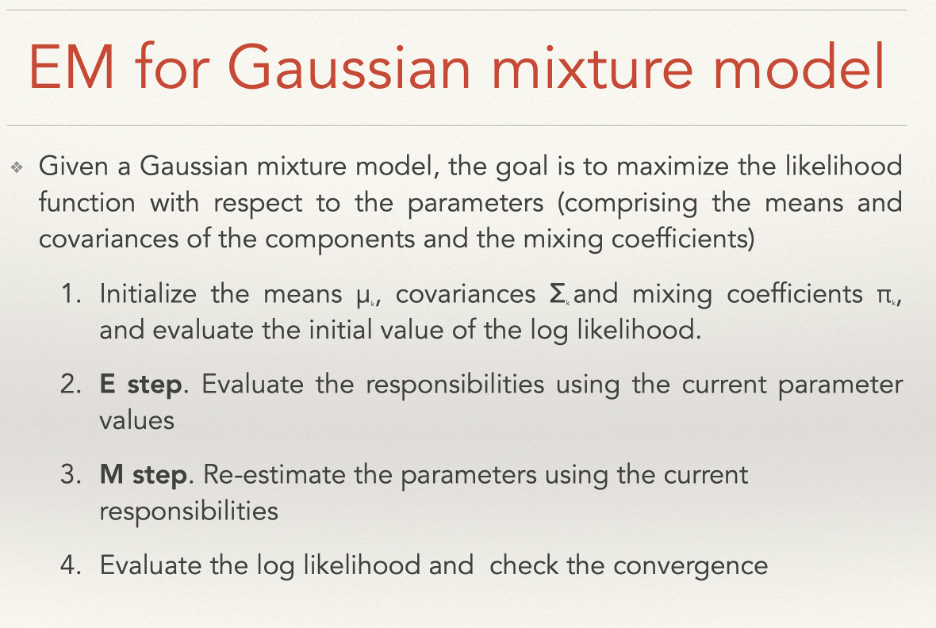
#> input picture DeleteLine/1.png, 936 x 628 px
$ python DeleteLine.py
#> lines starting #> are read from the running program, lines starting #| are printed output that depends on the picture; after the words box and inside, x2 and y2 are one past the last pixel; in counts of white or black regions, pixels touching at a corner belong together
import cv2 as cv
import numpy as np
from sklearn.cluster import MeanShift, KMeans

# Canny binarization
image_raw = cv.imread('./1.png')
#> image_raw is the input picture: shape (628, 936, 3); mean B, G, R 218.9, 224.6, 228.2
image_bw = cv.imread('./1.png', 0)
#> image_bw: shape (628, 936); min 53, max 255, mean 225.3
edges = cv.Canny(image_bw, 50, 200)
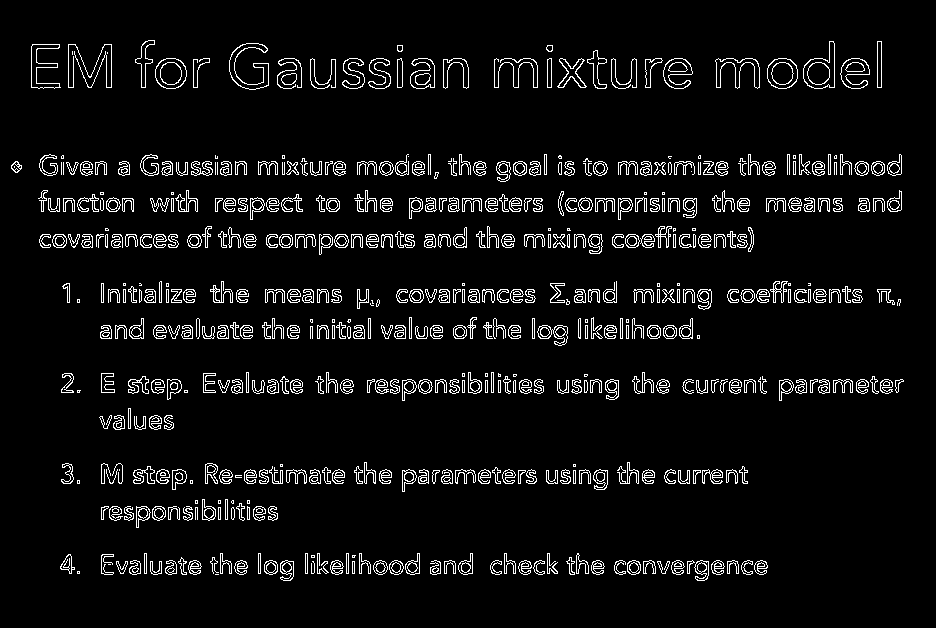
#> edges: shape (628, 936); 5.8% white in thin lines or dots, all inside (x1, y1, x2, y2) = (11, 40, 904, 581)
cv.imwrite('./results/1.png', edges)

# Hough transform ==> horizontal line
Y = []
image = image_raw.copy()
lines = cv.HoughLines(edges, 3, np.pi / 180, 50, min_theta = np.pi / 2, max_theta = np.pi / 2)
#> lines = 27 rows, first 8: [210, 1.57], [201, 1.57], [162, 1.57], [381, 1.57], [291, 1.57], [237, 1.57], [246, 1.57], [171, 1.57]
for line in lines:
    rho, theta = line[0]
    a = np.cos(theta)
    b = np.sin(theta)
    x0 = a * rho
    y0 = b * rho
    x1 = int(x0 + 1000*(-b))
    y1 = int(y0 + 1000*(a)) + 1
    x2 = int(x0 - 1000*(-b))
    y2 = int(y0 - 1000*(a)) + 1
    Y.append(y1)
    cv.line(image, (x1, y1), (x2, y2), (0, 0, 255), 2)
#> this loop made 27 passes
#> (line, rho, x0, y0, y1, y2) on passes 1 to 12: ([[210, 1.57]], 210, -9.18e-06, 210, 210, 211), ([[201, 1.57]], 201, -8.79e-06, 201, 201, 202), ([[162, 1.57]], 162, -7.08e-06, 162, 162, 163), ([[381, 1.57]], 381, -1.67e-05, 381, 381, 382), ([[291, 1.57]], 291, -1.27e-05, 291, 291, 292), ([[237, 1.57]], 237, -1.04e-05, 237, 237, 238), ([[246, 1.57]], 246, -1.08e-05, 246, 246, 247), ([[171, 1.57]], 171, -7.47e-06, 171, 171, 172), ([[471, 1.57]], 471, -2.06e-05, 471, 471, 472), ([[390, 1.57]], 390, -1.7e-05, 390, 390, 391), ([[300, 1.57]], 300, -1.31e-05, 300, 300, 301), ([[564, 1.57]], 564, -2.47e-05, 564, 564, 565)
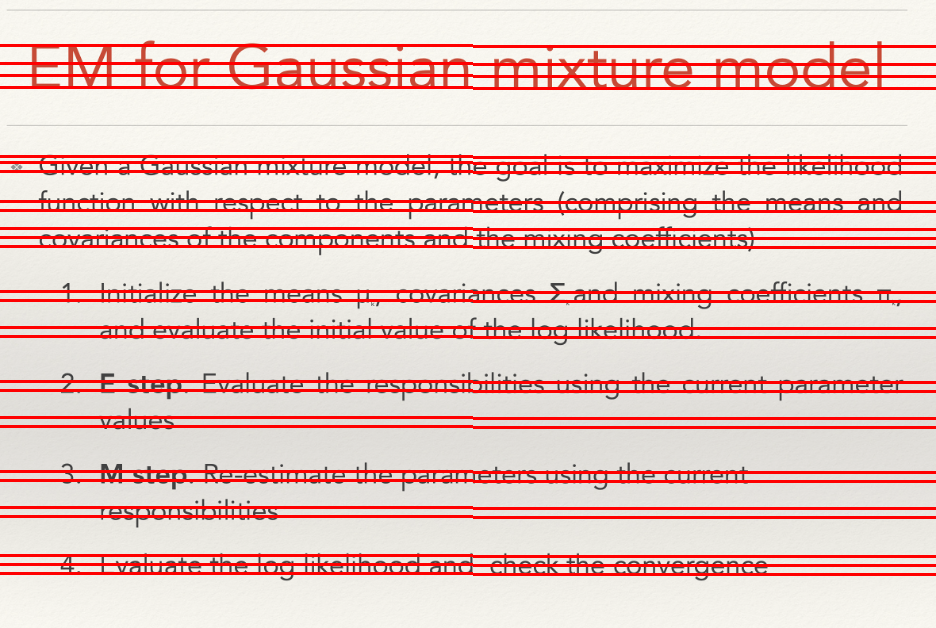
#> image: shape (628, 936, 3); 12.9% of pixels changed, all inside (x1, y1, x2, y2) = (0, 44, 936, 576)
#> after the loop, Y = 27 values, max 573 at index 12, min 45 at index 23, mean 311.7
cv.imwrite('./results/2.png', image)

# Clustering (Kmeans)
Y = np.array(Y).reshape(-1, 1)
clustering = KMeans(n_clusters = 11).fit(Y)
delete_line = np.floor(clustering.cluster_centers_.reshape(1, -1)[0])
#> delete_line = [475, 81, 237, 385, 564, 163, 313, 205, 511, 54, 421]
x1 = 0
x2 = 1000
image = image_raw.copy()
for y in delete_line:
    cv.line(image, (x1, int(y)), (x2, int(y)), (0, 0, 255), 2)
#> this loop made 11 passes
#> y on passes 1 to 11: 475, 81, 237, 385, 564, 163, 313, 205, 511, 54, 421
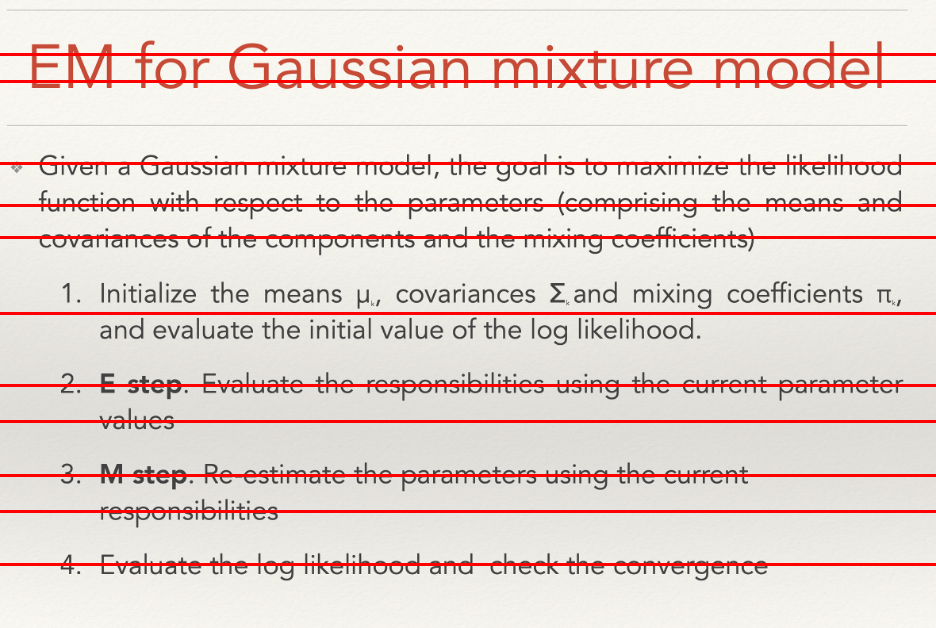
#> image: shape (628, 936, 3); 5.25% of pixels changed, all inside (x1, y1, x2, y2) = (0, 53, 936, 566)
cv.imwrite('./results/3.png', image)

# Determine line segment
X = []
m, n = edges.shape
#> m = 628; n = 936
for y in delete_line:
    x = 0
    x1 = -1
    x2 = -1
    while x1 == -1:
        flag = 1
        for j in range(-5, 5):
            if edges[int(y) + j, x] == 255: flag = 0
        if flag: x = x + 1
        else: x1 = x - 5

    x = n - 1
    while x2 == -1:
        flag = 1
        for j in range(-5, 5):
            if edges[int(y) + j, x] == 255: flag = 0
        if flag: x = x - 1
        else: x2 = x + 5

    X.append([x1, x2])
#> after the loop, X = [[56, 752], [26, 886], [34, 758], [56, 908], [55, 772], [6, 906], [352, 713], [34, 906], [96, 282], [26, 886], [94, 178]]

# [12 lines of commented-out code are left out]
image = image_raw.copy()
for xx, y in zip (X, delete_line):
    x1, x2 = xx
    cv.line(image, (x1, int(y)), (x2, int(y)), (0, 0, 0), 2)
#> this loop made 11 passes
#> (y, x1, x2) on passes 1 to 11: (475, 56, 752), (81, 26, 886), (237, 34, 758), (385, 56, 908), (564, 55, 772), (163, 6, 906), (313, 352, 713), (205, 34, 906), (511, 96, 282), (54, 26, 886), (421, 94, 178)
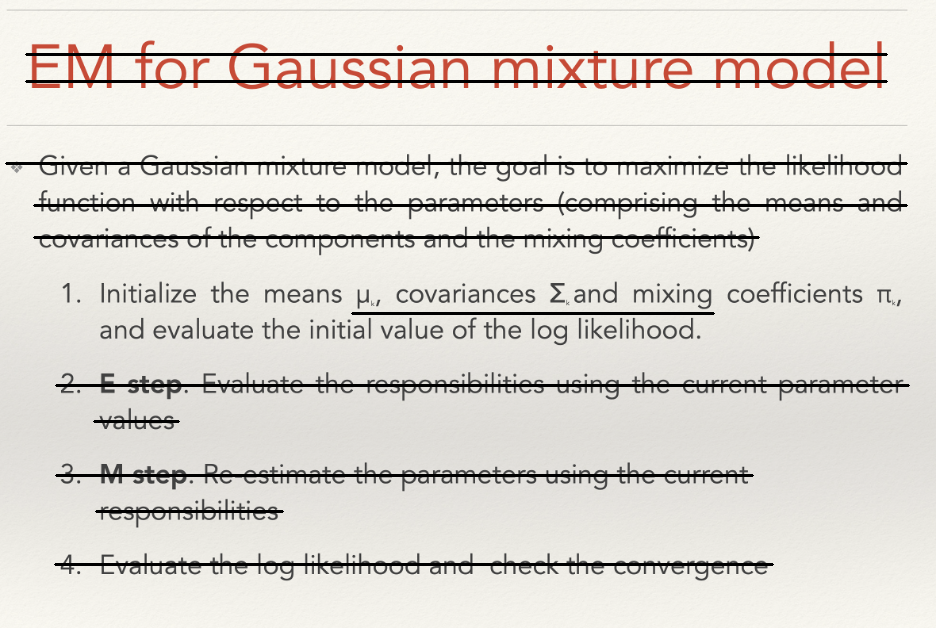
#> image: shape (628, 936, 3); 3.64% of pixels changed, all inside (x1, y1, x2, y2) = (5, 53, 910, 566)
cv.imwrite('./results/4.png', image)
